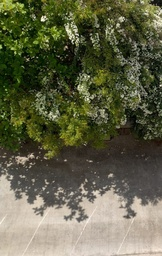
#> input picture panorama1a.jpeg, 162 x 256 px, shrunk from 970 x 1536 before the run
$ jupyter execute --allow-errors 'Multiple image stitching.ipynb'
#> lines starting #> are read from the running program, lines starting #| are printed output that depends on the picture
[cell 1]
import cv2
import matplotlib.pyplot as plt
import numpy as np
import random
from tqdm.notebook import tqdm
plt.rcParams['figure.figsize'] = [15, 15]

### Loading images

[cell 2]
# Read image and convert them to gray!
def read_image(path):
    img = cv2.imread(path)
    img_gray= cv2.cvtColor(img, cv2.COLOR_RGB2GRAY)
    img_rgb = cv2.cvtColor(img, cv2.COLOR_BGR2RGB)
    return img_gray, img, img_rgb

# Read three images
left_gray, left_origin, left_rgb = read_image('panorama1a.jpeg')
#> in read_image, img is the input picture: shape (256, 162, 3); mean B, G, R 72.4, 98.5, 97.7
#> in read_image, `img_gray= cv2.cvtColor(img, cv2.COLOR_RGB2GRAY)`:
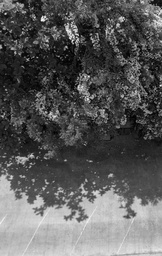
#> img_gray: shape (256, 162); min 0, max 247, mean 90.6
middle_gray, middle_origin, middle_rgb = read_image('panorama1b.jpeg')
#> call 2 of read_image, with path = 'panorama1b.jpeg'
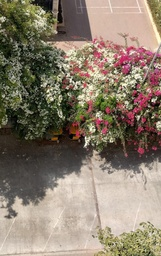
#> input picture panorama1b.jpeg, 161 x 256 px, shrunk from 966 x 1536 before the run
#> in read_image, img is the input picture: shape (256, 161, 3); mean B, G, R 108.7, 125.1, 137.7
#> in read_image (call 2), `img_gray= cv2.cvtColor(img, cv2.COLOR_RGB2GRAY)`:
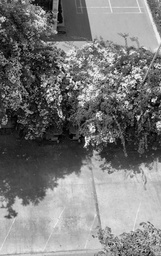
#> img_gray: shape (256, 161); min 0, max 250, mean 121.7
right_gray, right_origin, right_rgb = read_image('panorama1c.jpeg')
#> call 3 of read_image, with path = 'panorama1c.jpeg'
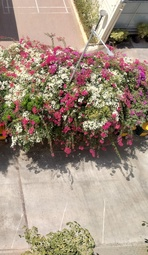
#> input picture panorama1c.jpeg, 148 x 255 px, shrunk from 889 x 1532 before the run
#> in read_image, img is the input picture: shape (255, 148, 3); mean B, G, R 126.6, 142.6, 160.1
#> in read_image (call 3), `img_gray= cv2.cvtColor(img, cv2.COLOR_RGB2GRAY)`:
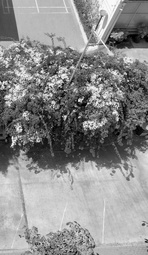
#> img_gray: shape (255, 148); min 0, max 251, mean 139.9

### Function definitions

[cell 3]
def SIFT(img):
    siftDetector= cv2.xfeatures2d.SIFT_create() # limit 1000 points

    kp, des = siftDetector.detectAndCompute(img, None)
    return kp, des

def plot_sift(gray, rgb, kp):
    tmp = rgb.copy()
    img = cv2.drawKeypoints(gray, kp, tmp, flags=cv2.DRAW_MATCHES_FLAGS_DRAW_RICH_KEYPOINTS)
    return img

[cell 4]
def matcher(kp1, des1, img1, kp2, des2, img2, threshold):
    # BFMatcher with default params
    bf = cv2.BFMatcher()
    matches = bf.knnMatch(des1,des2, k=2)

    # Apply ratio test
    good = []
    for m,n in matches:
        if m.distance < threshold*n.distance:
            good.append([m])

    matches = []
    for pair in good:
        matches.append(list(kp1[pair[0].queryIdx].pt + kp2[pair[0].trainIdx].pt))

    matches = np.array(matches)
    return matches

def plot_matches(matches, total_img):
    match_img = total_img.copy()
    offset = total_img.shape[1]/2
    fig, ax = plt.subplots()
    ax.set_aspect('equal')
    ax.imshow(np.array(match_img).astype('uint8')) #　RGB is integer type

    ax.plot(matches[:, 0], matches[:, 1], 'xr')
    ax.plot(matches[:, 2] + offset, matches[:, 3], 'xr')

    ax.plot([matches[:, 0], matches[:, 2] + offset], [matches[:, 1], matches[:, 3]],
            'r', linewidth=0.5)

    plt.show()

[cell 5]
def homography(pairs):
    rows = []
    for i in range(pairs.shape[0]):
        p1 = np.append(pairs[i][0:2], 1)
        p2 = np.append(pairs[i][2:4], 1)
        row1 = [0, 0, 0, p1[0], p1[1], p1[2], -p2[1]*p1[0], -p2[1]*p1[1], -p2[1]*p1[2]]
        row2 = [p1[0], p1[1], p1[2], 0, 0, 0, -p2[0]*p1[0], -p2[0]*p1[1], -p2[0]*p1[2]]
        rows.append(row1)
        rows.append(row2)
    rows = np.array(rows)
    U, s, V = np.linalg.svd(rows)
    H = V[-1].reshape(3, 3)
    H = H/H[2, 2] # standardize to let w*H[2,2] = 1
    return H

[cell 6]
def random_point(matches, k=4):
    idx = random.sample(range(len(matches)), k)
    point = [matches[i] for i in idx ]
    return np.array(point)

def get_error(points, H):
    num_points = len(points)
    all_p1 = np.concatenate((points[:, 0:2], np.ones((num_points, 1))), axis=1)
    all_p2 = points[:, 2:4]
    estimate_p2 = np.zeros((num_points, 2))
    for i in range(num_points):
        temp = np.dot(H, all_p1[i])
        estimate_p2[i] = (temp/temp[2])[0:2] # set index 2 to 1 and slice the index 0, 1
    # Compute error
    errors = np.linalg.norm(all_p2 - estimate_p2 , axis=1) ** 2

    return errors

[cell 7]
def ransac(matches, threshold, iters):
    num_best_inliers = 0

    for i in range(iters):
        points = random_point(matches)
        H = homography(points)

        #  avoid dividing by zero
        if np.linalg.matrix_rank(H) < 3:
            continue

        errors = get_error(matches, H)
        idx = np.where(errors < threshold)[0]
        inliers = matches[idx]

        num_inliers = len(inliers)
        if num_inliers > num_best_inliers:
            best_inliers = inliers.copy()
            num_best_inliers = num_inliers
            best_H = H.copy()

    print("inliers/matches: {}/{}".format(num_best_inliers, len(matches)))
    return best_inliers, best_H

[cell 8]
def stitch_img(left, right, H):
    print("stitching image ...")

    # Convert to double and normalize. Avoid noise.
    left = cv2.normalize(left.astype('float'), None,
                            0.0, 1.0, cv2.NORM_MINMAX)
    # Convert to double and normalize.
    right = cv2.normalize(right.astype('float'), None,
                            0.0, 1.0, cv2.NORM_MINMAX)

    # left image
    height_l, width_l, channel_l = left.shape
    corners = [[0, 0, 1], [width_l, 0, 1], [width_l, height_l, 1], [0, height_l, 1]]
    corners_new = [np.dot(H, corner) for corner in corners]
    corners_new = np.array(corners_new).T
    x_news = corners_new[0] / corners_new[2]
    y_news = corners_new[1] / corners_new[2]
    y_min = min(y_news)
    x_min = min(x_news)

    translation_mat = np.array([[1, 0, -x_min], [0, 1, -y_min], [0, 0, 1]])
    H = np.dot(translation_mat, H)

    # Get height, width
    height_new = int(round(abs(y_min) + height_l))
    width_new = int(round(abs(x_min) + width_l))
    size = (width_new, height_new)

    # left image
    warped_l = cv2.warpPerspective(src=left, M=H, dsize=size)

    height_r, width_r, channel_r = right.shape

    height_new = max(warped_l.shape[0], int(round(abs(y_min) + height_r)))
    width_new = max(warped_l.shape[1], int(round(abs(x_min) + width_r)))
    size = (width_new, height_new)

    # Resize warped_l if necessary
    if warped_l.shape[0] < height_new or warped_l.shape[1] < width_new:
        temp_warped_l = np.zeros((height_new, width_new, channel_l))
        temp_warped_l[:warped_l.shape[0], :warped_l.shape[1], :] = warped_l
        warped_l = temp_warped_l

    warped_r = cv2.warpPerspective(src=right, M=translation_mat, dsize=size)

    black = np.zeros(3)  # Black pixel.

    # Ensure both warped images have the same shape before stitching
    min_height = min(warped_l.shape[0], warped_r.shape[0])
    min_width = min(warped_l.shape[1], warped_r.shape[1])

    # Stitching procedure, store results in warped_l.
    for i in tqdm(range(min_height)):
        for j in range(min_width):
            pixel_l = warped_l[i, j, :]
            pixel_r = warped_r[i, j, :]

            if not np.array_equal(pixel_l, black) and np.array_equal(pixel_r, black):
                warped_l[i, j, :] = pixel_l
            elif np.array_equal(pixel_l, black) and not np.array_equal(pixel_r, black):
                warped_l[i, j, :] = pixel_r
            elif not np.array_equal(pixel_l, black) and not np.array_equal(pixel_r, black):
                warped_l[i, j, :] = (pixel_l + pixel_r) / 2
            else:
                pass

    stitch_image = warped_l
    return stitch_image

[cell 9]
# Function for stitching three images
def stitch_three_images(left_img, middle_img, right_img):
    # Step 1: Stitch middle and right images

    # Get SIFT features for middle and right images
    kp_middle, des_middle = SIFT(cv2.cvtColor(middle_img, cv2.COLOR_RGB2GRAY))
#> in SIFT, `kp, des = siftDetector.detectAndCompute(img, None)`: kp = 507 keypoints; strongest (x, y, size): (138, 117, 2.2), (52, 99, 2.2), (126, 102, 2.4), (3, 96, 2)
#> kp_middle has the same summary as kp in SIFT
    kp_right, des_right = SIFT(cv2.cvtColor(right_img, cv2.COLOR_RGB2GRAY))
#> in SIFT (call 2), `kp, des = siftDetector.detectAndCompute(img, None)`: kp = 482 keypoints; strongest (x, y, size): (80, 100, 2.7), (65, 117, 2.3), (117, 119, 2.2), (12, 145, 1.9)
#> kp_right has the same summary as kp in SIFT

    # Match features
    matches_middle_right = matcher(kp_middle, des_middle, middle_img, kp_right, des_right, right_img, 0.5)
#> in matcher, `matches = bf.knnMatch(des1,des2, k=2)`: matches = 507 matches
#> after the loop in matcher, `for m,n in matches:`: good = 176 matches
#> after the loop in matcher, `for pair in good:`: matches = 176 items, first 6: [78.32, 175.5, 5.13, 175.2], [80.19, 96.76, 7.05, 96.63], [81.36, 103.7, 8.2, 103.6], [81.81, 137.2, 8.61, 137], [81.94, 173.6, 8.81, 173.4], [82.12, 121.9, 8.93, 121.8]
#> in matcher, `matches = np.array(matches)`: matches = 176 rows, first 6: [78.32, 175.5, 5.13, 175.2], [80.19, 96.76, 7.05, 96.63], [81.36, 103.7, 8.2, 103.6], [81.81, 137.2, 8.61, 137], [81.94, 173.6, 8.81, 173.4], [82.12, 121.9, 8.93, 121.8]
#> matches_middle_right has the same summary as matches in matcher

    # Get homography using RANSAC
    inliers_middle_right, H_middle_right = ransac(matches_middle_right, 0.5, 2000)
#> the loop in ransac, `for i in range(iters):` made 2000 passes
#> (num_inliers, num_best_inliers) on passes 1, 8: (156, 156), (176, 176)
#> num_inliers on passes 2 to 7: 111, 65, 113, 31, 44, 94
#> after the loop in ransac, `for i in range(iters):`: best_inliers has the same summary as matches in matcher; num_best_inliers = 176
#| inliers/matches: 176/176
#> inliers_middle_right has the same summary as matches in matcher; H_middle_right = [[0.985, 0.000472, -72.02], [-0.00736, 0.986, 0.981], [-9.29e-05, -7.15e-06, 1]]

    # Stitch middle and right images
    middle_right_stitched = stitch_img(middle_img, right_img, H_middle_right)
#> in stitch_img, `left = cv2.normalize(left.astype('float'), None, 0.0, 1.0, cv2.NORM_MI..`:
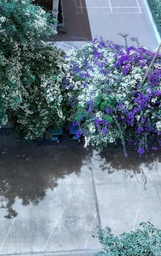
#> left: shape (256, 161, 3) float64; mean of channels 0, 1, 2 0.54, 0.491, 0.426; drawn as B, G, R
#> in stitch_img, `right = cv2.normalize(right.astype('float'), None, 0.0, 1.0, cv2.NORM_..`:
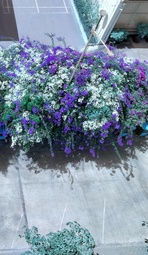
#> right: shape (255, 148, 3) float64; mean of channels 0, 1, 2 0.628, 0.559, 0.496; drawn as B, G, R
#> in stitch_img, `corners_new = [np.dot(H, corner) for corner in corners]`: corners_new = [[-72.02, 0.981, 1], [86.51, -0.204, 0.985], [86.63, 252.2, 0.983], [-71.9, 253.4, 0.998]]
#> in stitch_img, `corners_new = np.array(corners_new).T`: corners_new = [[-72.02, 86.51, 86.63, -71.9], [0.981, -0.204, 252.2, 253.4], [1, 0.985, 0.983, 0.998]]
#> in stitch_img, `x_news = corners_new[0] / corners_new[2]`: x_news = [-72.02, 87.83, 88.11, -72.03]
#> in stitch_img, `y_news = corners_new[1] / corners_new[2]`: y_news = [0.981, -0.207, 256.5, 253.9]
#> in stitch_img, `y_min = min(y_news)`: y_min = -0.207
#> in stitch_img, `x_min = min(x_news)`: x_min = -72.03
#> in stitch_img, `translation_mat = np.array([[1, 0, -x_min], [0, 1, -y_min], [0, 0, 1]])`: translation_mat = [[1, 0, 72.03], [0, 1, 0.207], [0, 0, 1]]
#> in stitch_img, `H = np.dot(translation_mat, H)`: H = [[0.978, -4.28e-05, 0.011], [-0.00738, 0.986, 1.19], [-9.29e-05, -7.15e-06, 1]]
#> in stitch_img, `height_new = int(round(abs(y_min) + height_l))`: height_new = 256
#> in stitch_img, `width_new = int(round(abs(x_min) + width_l))`: width_new = 233
#> in stitch_img, `size = (width_new, height_new)`: size = (233, 256)
#> in stitch_img, `warped_l = cv2.warpPerspective(src=left, M=H, dsize=size)`:
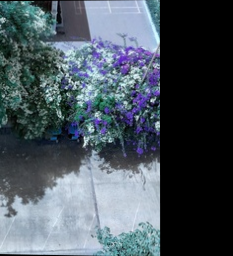
#> warped_l: shape (256, 233, 3) float64; mean of channels 0, 1, 2 0.37, 0.336, 0.292; drawn as B, G, R
#> in stitch_img, `warped_r = cv2.warpPerspective(src=right, M=translation_mat, dsize=size)`:
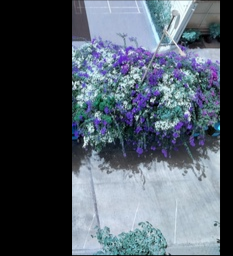
#> warped_r: shape (256, 233, 3) float64; mean of channels 0, 1, 2 0.397, 0.354, 0.314; drawn as B, G, R

    # Step 2: Stitch the middle_right result with the left image

    # Convert stitched image to appropriate format for SIFT
    middle_right_stitched_uint8 = (middle_right_stitched * 255).astype(np.uint8)

    # Get SIFT features for left and middle_right stitched images
    kp_left, des_left = SIFT(cv2.cvtColor(left_img, cv2.COLOR_RGB2GRAY))
    middle_right_gray = cv2.cvtColor(middle_right_stitched_uint8, cv2.COLOR_RGB2GRAY)
    kp_middle_right, des_middle_right = SIFT(middle_right_gray)

    # Match features
    matches_left_middle_right = matcher(kp_left, des_left, left_img, kp_middle_right, des_middle_right, middle_right_stitched_uint8, 0.5)

    # Get homography using RANSAC
    inliers_left_middle_right, H_left_middle_right = ransac(matches_left_middle_right, 0.5, 2000)

    # Stitch left and middle_right images
    final_stitched = stitch_img(left_img, middle_right_stitched_uint8, H_left_middle_right)

    return final_stitched
